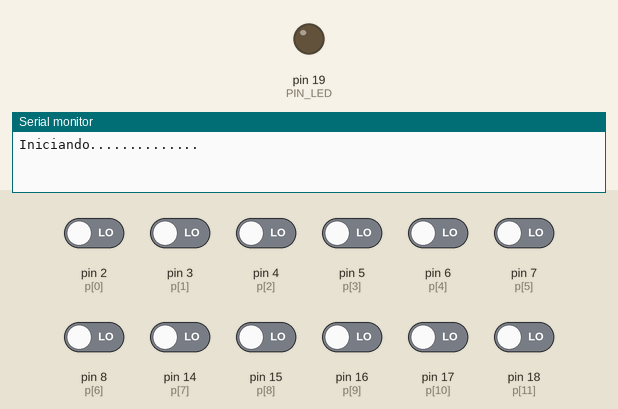
This sketch was run on a simulated Arduino Uno, built with avr-gcc and run on an emulated ATmega328P. Parts: output pins drawn as LEDs (lit = HIGH), the last lines printed to the serial monitor. The inputs (shaded band) are chosen by the test bench; at power-on: pin 2 (p[0]), pin 3 (p[1]), pin 4 (p[2]), pin 5 (p[3]), pin 6 (p[4]), pin 7 (p[5]), pin 8 (p[6]), pin 14 (p[7]), pin 15 (p[8]), pin 16 (p[9]), pin 17 (p[10]), pin 18 (p[11]) LOW. No radio packets arrive unless stated.

Above: at 1.2 s.
1.3 s: pin 2 (p[0]) driven HIGH
At 1.7 s:
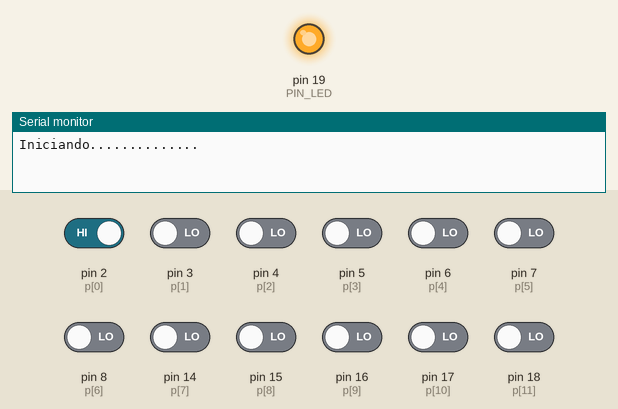
2.8 s: pin 2 (p[0]) driven LOW
At 4.1 s:
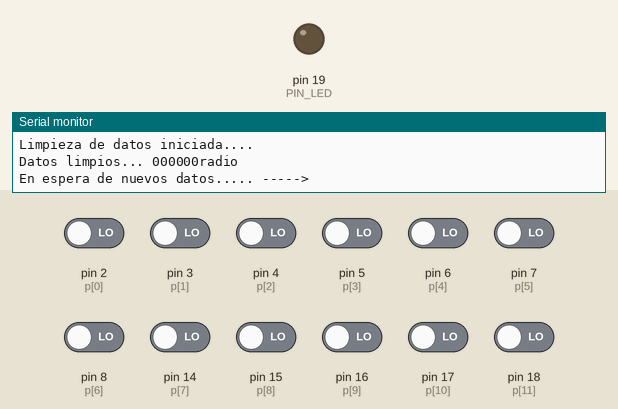
4.4 s: pin 3 (p[1]) driven HIGH
At 5.3 s:
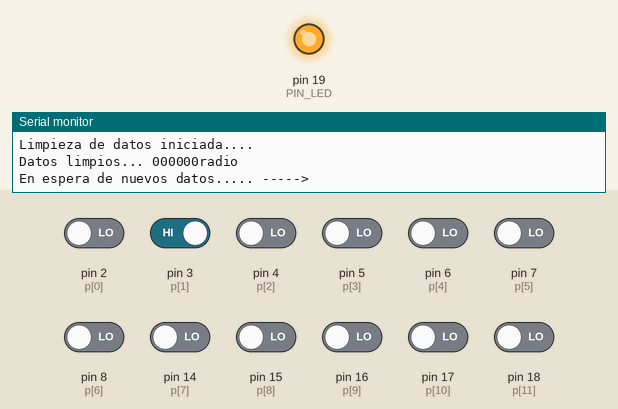
5.9 s: pin 3 (p[1]) driven LOW
At 7.2 s:
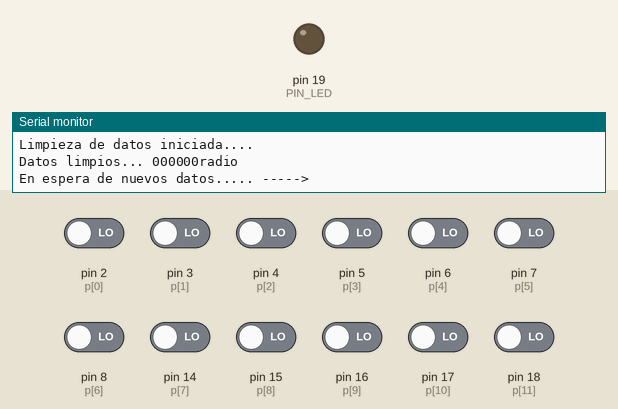
7.5 s: pin 4 (p[2]) driven HIGH
At 8.7 s:
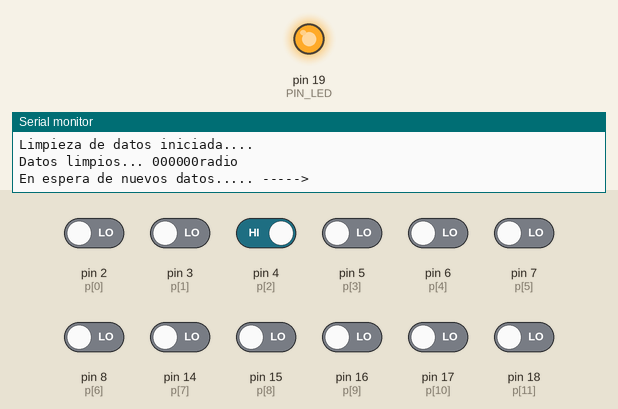
9.0 s: pin 4 (p[2]) driven LOW
At 10.1 s:
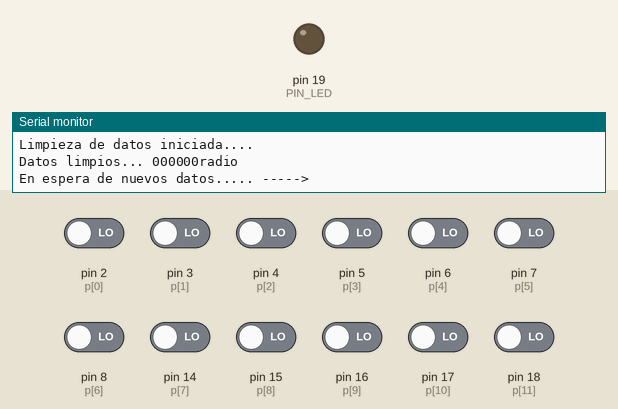
Timing chart, 0 to 11.6 s (numbered marks = the images above; inputs shaded):
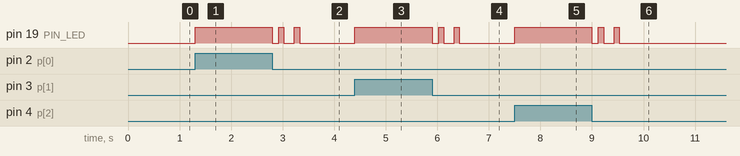

Measured:
- after the input at 1.3 s, pin 19 (PIN_LED): LOW → HIGH at once
- after the input at 2.8 s, pin 19 (PIN_LED): goes LOW 0.13 s, HIGH 0.10 s, LOW 0.20 s, HIGH 0.10 s, then LOW, starting at once
- after the input at 4.4 s, pin 19 (PIN_LED): LOW → HIGH at once
- after the input at 5.9 s, pin 19 (PIN_LED): goes LOW 0.13 s, HIGH 0.10 s, LOW 0.20 s, HIGH 0.10 s, then LOW, starting at once
- after the input at 7.5 s, pin 19 (PIN_LED): LOW → HIGH at once
- after the input at 9.0 s, pin 19 (PIN_LED): goes LOW 0.13 s, HIGH 0.10 s, LOW 0.20 s, HIGH 0.10 s, then LOW, starting at once

The sketch:

Emisor_Tablero_Deportivo.ino
```cpp
//Libreria SPI para manejo de DMD y RF
#include <SPI.h>

// Librerias Funciones RF
#include <nRF24L01.h>
#include <RF24.h>

//Codigo del canal de transmision
const uint64_t codigo = 0xE8E8F0F0E1LL;

//Declaremos los pines CE y el CSN
#define CE_PIN 9
#define CSN_PIN 10

//Objeto radio (NRF24L01)
RF24 radio(CE_PIN, CSN_PIN);

//Vector con los datos a enviar
char datos[6] = {'0', '0', '0', '0', '0', '0'};

//Contador de segundos por boton
float c[12] = {0, 0, 0, 0, 0, 0, 0, 0, 0, 0, 0, 0};

//Mapeo de puertos digitales Arduino
int p[12] = {2, 3, 4, 5, 6, 7, 8, 14, 15, 16, 17, 18};

//Detector de pulsaciones
boolean flag = false;

//Indicador LED de envio
#define PIN_LED 19

void setup() {

  //Inicializamos el NRF24L01
  radio.begin();

  //Configuracion de la modulacion
  radio.setAutoAck(false);

  //Frecuencia a utilizar
  radio.setDataRate(RF24_250KBPS);

  //Abrimos un canal de escritura
  radio.openWritingPipe(codigo);

  //Inicializamos el puerto serie
  Serial.begin(19200);
  Serial.println("Iniciando..............");

  //Configuramos pines para botones
  pinMode(2, INPUT);
  pinMode(3, INPUT);
  pinMode(4, INPUT);
  pinMode(5, INPUT);
  pinMode(6, INPUT);
  pinMode(7, INPUT);
  pinMode(8, INPUT);
  pinMode(14, INPUT);
  pinMode(15, INPUT);
  pinMode(16, INPUT);
  pinMode(17, INPUT);
  pinMode(18, INPUT);
  pinMode(PIN_LED, OUTPUT);
}

void loop() {

  for (int x = 0; x < sizeof(p) / sizeof(p[0]) ; x++) {
    while (digitalRead(p[x])) {
      digitalWrite(PIN_LED, HIGH);
      c[x]++;
    }
    digitalWrite(PIN_LED, LOW);
    if (c[x] > 500) {
      flag = true;
      break;
    }
  }

  if (flag) {
    for (int x = 0; x < sizeof(p) / sizeof(p[0]) ; x++) {
      if (c[x] >= 500 && c[x] < 70000) {
        //Funcionalidad para pulsacion menor de 5 segundos.
        Serial.print("----------------------------Boton ");
        Serial.print(p[x]);
        Serial.println(" presionado por menos de 5 segundos aproximadamente!!!!----------------------------------------");
        Serial.print("Duracion del pulso en pin ");
        Serial.print(p[x]);
        Serial.print(":");
        Serial.println(c[x]);
        c[x] = 0;
        flag = false;
        setData(x, 1);
      } else if (c[x] >= 70000 && c[x] < 200000 ) {
        //Funcionalidad para pulsacion mayor de 5 segundos y menor de 10 segundos.
        Serial.print("----------------------------Boton ");
        Serial.print(p[x]);
        Serial.println(" presionado por 5 segundos aproximadamente!!!!----------------------------------------");
        Serial.print("Duracion del pulso en pin ");
        Serial.print(p[x]);
        Serial.print(":");
        Serial.println(c[x]);
        c[x] = 0;
        flag = false;
        setData(x, 2);
      } else if (c[x] >= 200000) {
        //Funcionalidad para pulsacion mayor de 10 segundos.
        Serial.print("----------------------------Boton ");
        Serial.print(p[x]);
        Serial.println(" presionado por 10 segundos aproximadamente!!!!----------------------------------------");
        Serial.print("Duracion del pulso en pin ");
        Serial.print(p[x]);
        Serial.print(":");
        Serial.println(c[x]);
        c[x] = 0;
        flag = false;
        setData(x, 3);
      }
    }
  }
}

void setData(int x, int y) {
  Serial.print("Bus de datos inicial antes de cualquier pulsacion ----> ");
  Serial.println(datos);
  if (y == 1) {
    switch (x) {
      case 0:
        datos[0] = 'r';
        break;
      case 1:
        datos[1] = 's';
        break;
      case 2:
        datos[1] = 'f';
        break;
      case 3:
        datos[1] = 'b';
        break;
      case 4:
        datos[1] = 'o';
        break;
      case 5:
        datos[2] = 'L';
        break;
      case 6:
        datos[2] = 'V';
        break;
      case 7:
        datos[3] = 'L';
        break;
      case 8:
        datos[3] = 'V';
        break;
      case 9:
        datos[4] = 'U';
        break;
      case 10:
        datos[4] = 'P';
        break;
      case 11:
        datos[5] = 'X';
        break;
    }
  } else if (y == 2) {
    switch (x) {
      case 0:
        datos[0] = 'p';
        break;
      case 1:
        datos[1] = 's';
        break;
      case 2:
        datos[1] = 'f';
        break;
      case 3:
        datos[1] = 'b';
        break;
      case 4:
        datos[1] = 'o';
        break;
      case 5:
        datos[2] = 'l';
        break;
      case 6:
        datos[2] = 'v';
        break;
      case 7:
        datos[3] = 'l';
        break;
      case 8:
        datos[3] = 'v';
        break;
      case 9:
        datos[4] = 'D';
        break;
      case 10:
        datos[4] = 'p';
        break;
      case 11:
        datos[5] = 'X';
        break;
    }
  } else if (y == 3) {
    switch (x) {
      case 0:
        datos[0] = 'S';
        break;
      case 1:
        datos[1] = 's';
        break;
      case 2:
        datos[1] = 'f';
        break;
      case 3:
        datos[1] = 'b';
        break;
      case 4:
        datos[1] = 'o';
        break;
      case 5:
        datos[2] = 'X';
        break;
      case 6:
        datos[2] = 'Y';
        break;
      case 7:
        datos[3] = 'X';
        break;
      case 8:
        datos[3] = 'Y';
        break;
      case 9:
        datos[4] = 'R';
        break;
      case 10:
        datos[4] = 'r';
        break;
      case 11:
        datos[5] = 'Y';
        break;
    }
  }
  Serial.print("Los datos generados segun la pulsacion son: ");
  Serial.println(datos);
  Serial.println("Enviando Datos... ");
  digitalWrite(PIN_LED, HIGH);
  delay(100);
  digitalWrite(PIN_LED, LOW);
  delay(100);
  digitalWrite(PIN_LED, HIGH);
  while (!sendData());
  digitalWrite(PIN_LED, LOW);
  delay(100);
  digitalWrite(PIN_LED, HIGH);
  delay(100);
  Serial.println("Datos enviados... ");
  digitalWrite(PIN_LED, LOW);
  Serial.println("Limpieza de datos iniciada....");
  clearData();
  Serial.print("Datos limpios... ");
  Serial.println(datos);
  Serial.println("En espera de nuevos datos..... -----> ");

}

bool sendData() {
  return radio.write(datos, sizeof(datos));
}

void clearData() {
  for (int x = 0; x < sizeof(datos) / sizeof(datos[0]) ; x++) {
    datos[x] = '0';
  }
}
```
